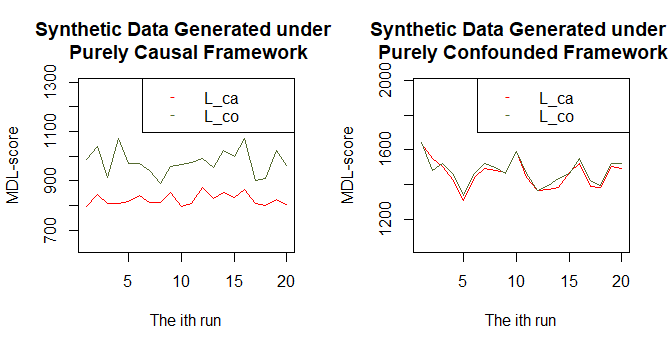

The R source for this figure:
library(mvtnorm)
# introduce the functions
source("L_causal.R")
source("L_confounded.R")

# dimension of X and Z (assume equal)
m <- 6
# sample size of observations
n <- 100
# sample size of approximating integrals
N <- 500
# number of runs
RUN <- 20
TIME <- 1:RUN
par(mfrow=c(1,2))

# Simulate (X,Y) under Purely Causal Framework
L_ca <- rep(0,RUN)
L_co <- rep(0,RUN)
for (T in TIME)
{
  # Generate X from p(x)=|x|, -1<=x<=1, extremely deviated from N(0,1)
  X <- matrix(F_inv(runif(m*n)), nrow=m, ncol=n)
  w <- rmvnorm(1, mean=rep(0,m), sigma=diag(m))
  Y <- matrix(w %*% X, nrow=1, ncol=n) + matrix(rnorm(n, mean=0, sd=1), nrow=1, ncol=n) 
  # compute L_ca
  L_ca[T] <- L_causal(X,Y,N)
  # compute L_co
  L_co[T] <- L_confounded(X,Y,N)
}
plot(TIME, L_ca, type="l", col="red", xlab="The ith run", ylab="MDL-score",
     ylim=c(0.8 * min(L_ca, L_co), 1.2 * max(L_ca, L_co)),
     main=paste("Synthetic Data Generated under \n Purely Causal Framework"))
lines(TIME, L_co, col="darkolivegreen")
legend("topright",legend=c("L_ca","L_co"), pch=rep("-",2),
       col=c("red","darkolivegreen"))


# Simulate (X,Y) under Purely Confounded Framework
L_ca <- rep(0,RUN)
L_co <- rep(0,RUN)
for (T in TIME)
{
  # Generate Z from p(z)=|z|, -1<=z<=1, extremely deviated from N(0,1)
  Z <- matrix(F_inv(runif(m*n)), nrow=m, ncol=n)
  H <- matrix(rnorm(m*(m+1), mean=0, sd=1), nrow=m+1, ncol=m)
  X <- H %*% Z + matrix(rnorm((m+1)*n,mean=0,sd=1), nrow=m+1, ncol=n)
  Y <- matrix(X[m+1, ], nrow=1, ncol=n)
  X <- X[1:m, ]
  # compute L_ca
  L_ca[T] <- L_causal(X,Y,N)
  # compute L_co
  L_co[T] <- L_confounded(X,Y,N)
}
plot(TIME, L_ca, type="l", col="red", xlab="The ith run", ylab="MDL-score",
     ylim=c(0.8 * min(L_ca, L_co), 1.2 * max(L_ca, L_co)),
     main=paste("Synthetic Data Generated under \n Purely Confounded Framework"))
lines(TIME, L_co, col="darkolivegreen")
legend("topright",legend=c("L_ca","L_co"), pch=rep("-",2),
       col=c("red","darkolivegreen"))
